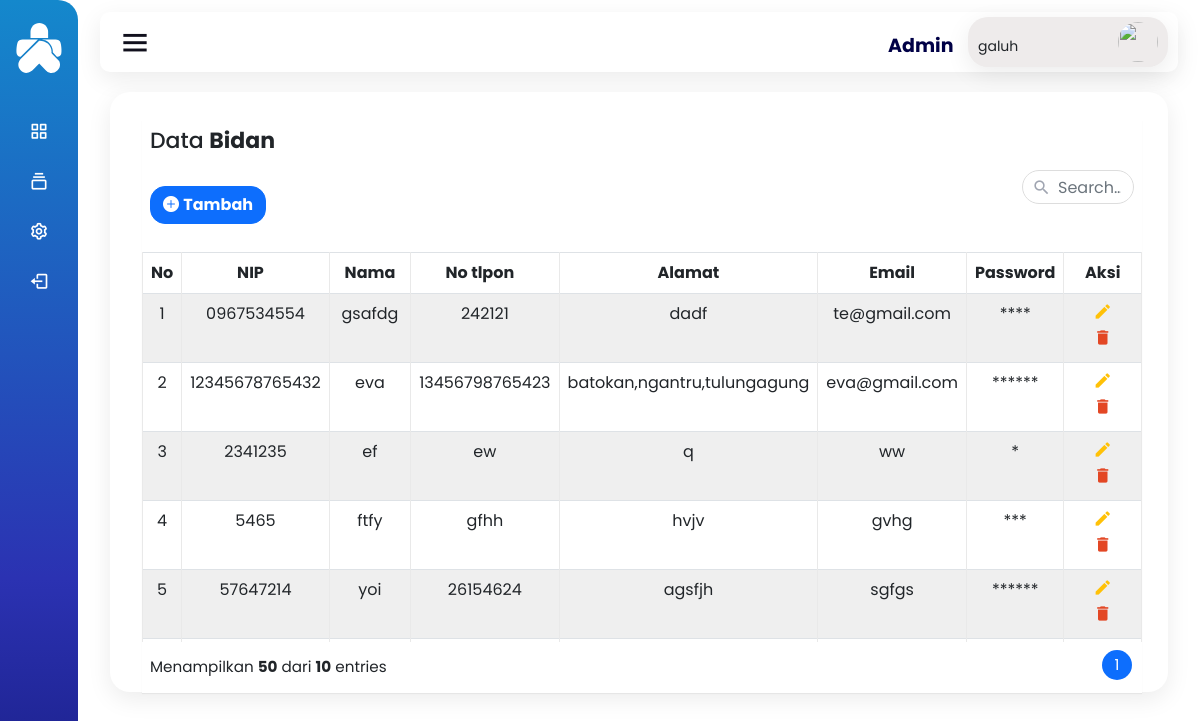
/admin/admin.php?page=databidan (signed in), run on the app's committed database.
### tables this page shows
CREATE TABLE `data_bidan` (
  `NIP` char(18) NOT NULL,
  `Nama` varchar(100) NOT NULL,
  `Alamat` text NOT NULL,
  `No_telp` varchar(16) NOT NULL,
  `Email` varchar(20) NOT NULL,
  `Password` varchar(20) NOT NULL,
  `foto` varchar(60) DEFAULT NULL,
  `status_aktif` varchar(255) NOT NULL
);

### koneksi.php (called while the page is built, shortened)
<?php
$host="localhost";
$user="root";
$pass="";
$database="e-posyandu";
$koneksi=mysqli_connect($host,$user,$pass,$database);
function query($query)
{
  global $koneksi;
  $result = mysqli_query($koneksi, $query);
  $rows = [];
  while ($row = mysqli_fetch_assoc($result)) {
    $rows[] = $row;
  }
  return $rows;
}
$databidan=query("SELECT * FROM `data_bidan`");
?>

### admin/datamaster/databidan.php (the view, shortened to what this page needs)
<?php
$per_page = 50;
$total_rows = count($databidan);
$total_pages = ceil($total_rows / $per_page);
if (isset($_GET['halaman']) && is_numeric($_GET['halaman'])) {
    $current_page = $_GET['halaman'];
} else {
    $current_page = 1;
}
$start = ($current_page - 1) * $per_page;
$end = $start + $per_page;
$datapos_chunk = array_slice($databidan, $start, $per_page);
?>
<div class="framesubmain">
    <div class="tablesubmain">
        <div class="container-xl">
            <div class="table">
                <div class="table-wrapper">
                    <div class="table-title">
                        <h2>Data <b>Bidan</b></h2>
                        <div class="row">
                            <div class="col-sm-8 mt-3">
                                <button type="button" class="btn btn-primary text-white " style="border-radius: 15px;" id="openPopupbidan">
                                    <i class="bi bi-plus-circle-fill" aria-hidden="true"></i>
                                    <b> Tambah</b>
                                </button>
                            </div>
                            <div class="col-sm-4 mt3">
                                <div class="search-box" style="margin-left: 200px;">
                                    <i class="material-icons">&#xE8B6;</i>
                                    <input id="search-input" type="text" class="form-control" placeholder="Search&hellip;">
                                </div>
                            </div>
                        </div>
                    </div>
                    <div class="tableFixHead ">
                        <table id="printdataanak" class="table table-striped table-hover table-bordered">
                            <thead>
                                <tr>
                                    <th>No</th>
                                    <th>NIP <i class="fa fa-sort"></i></th>
                                    <th>Nama</th>
                                    <th>No tlpon<i class="fa fa-sort"></i></th>
                                    <th>Alamat</th>
                                    <th>Email</th>
                                    <th>Password</th>
                                    <th>Aksi</th>
                                </tr>
                            </thead>
                            <tbody>
                                <?php
                                $i = 1;
                                ?>
                                <?php foreach ($datapos_chunk as $row) : ?>
                                    <tr>
                                        <td><?= $i++; ?></td>
                                        <td data-searchable="true"><?= $row["NIP"]; ?></td>
                                        <td data-searchable="true"><?= $row["Nama"]; ?></td>
                                        <td data-searchable="true"><?= $row["No_telp"]; ?></td>
                                        <td data-searchable="true"><?= $row["Alamat"]; ?></td>
                                        <td data-searchable="true"><?= $row["Email"]; ?></td>
                                        <td><?= str_repeat('*', strlen($row["Password"])); ?></td>
                                        <td>
                                            <a class="edit edit_posyan" title="Edit" data-bs-toggle="modal" data-bs-target="#editdataposyan" style="cursor: pointer;"
                                            data-nip="<?= $row["NIP"]; ?>"
                                            data-nam="<?= $row["Nama"]; ?>"
                                            data-ntlpn="<?= $row["No_telp"]; ?>"
                                            data-alm="<?= $row["Alamat"]; ?>"
                                            data-emil="<?= $row["Email"]; ?>"
                                            data-pww="<?= $row["Password"]; ?>"
                                            ><i class="material-icons">&#xE254;</i></a>
                                            <a  href="hapusbidan.php?kd_nip=<?= $row["NIP"]; ?>" class="delete" title="Delete" data-toggle="tooltip"><i class="material-icons">&#xE872;</i></a>
                                        </td>
                                    </tr>
                                <?php endforeach; ?>
                            </tbody>
                        </table>
                    </div>
                    <div class="clearfix">
                    <?php echo "<div class='hint-text'>Menampilkan <b>" . ($end - $start) . "</b> dari <b>$total_rows</b> entries</div>"; ?>
                        <ul class="pagination">
                            <?php
                            for ($page = 1; $page <= $total_pages; $page++) {
                                echo "<li class='page-item";
                                if ($page == $current_page) {
                                    echo " active";
                                }
                                echo "'><a href='admin.php?page=databidan&halaman=" . $page . "' class='page-link'>" . $page . "</a></li>";
                            }
                            ?>
                        </ul>
                    </div>
                </div>
            </div>
        </div>
    </div>
</div>

### assets/css/styleadmin.css (style rules this page uses)
* { margin: 0; padding: 0; box-sizing: border-box; font-family: 'Poppins', sans-serif; }
.framesubmain { padding: 20px; height: auto; width: auto; }

### assets/css/tabeladmin.css (style rules this page uses)
.tablesubmain { padding: 20px; background-color: #ffffff; height: 600px; border-radius: 20px; box-shadow: 0 7px 25px rgba(0, 0, 0, 0.08); }
td { text-align: center; }
.table-wrapper { min-width: 1000px; background: #fff; box-shadow: 0 1px 1px rgba(0,0,0,.05); }
.table-title { padding-bottom: 10px; margin: 0 0 10px; min-width: 100%; }
.table-title h2 { margin: 8px 0 0; font-size: 22px; }
.search-box { position: relative; float: left; }
.search-box input { height: 34px; border-radius: 20px; padding-left: 35px; border-color: #ddd; box-shadow: none; }
.search-box i { color: #a0a5b1; position: absolute; font-size: 19px; top: 8px; left: 10px; }
table.table tr th, table.table tr td { border-color: #e9e9e9; }
table.table-striped tbody tr:nth-of-type(odd) { background-color: #fcfcfc; }
table.table td:last-child { width: 130px; }
table.table td a { color: #a0a5b1; display: inline-block; margin: 0 5px; }
table.table td a.edit { color: #FFC107; }
table.table td a.delete { color: #E34724; }
table.table td i { font-size: 19px; }
.tableFixHead { overflow: auto; height: 390px; }
.tableFixHead thead th { position: sticky; top: 0; z-index: 1; background-color: white; text-align: center; }
.pagination { float: right; margin: 0 0 5px; }
.pagination li a { border: none; font-size: 95%; width: 30px; height: 30px; color: #999; margin: 0 2px; line-height: 30px; border-radius: 30px !important; text-align: center; padding: 0; }
.pagination li.active a { background: #03A9F4; }
.hint-text { float: left; margin-top: 6px; font-size: 95%; }

### data on the page
data_bidan: NIP "0967534554", Nama "gsafdg", No_telp "242121", Alamat "dadf", Email "te@gmail.com", Password "****"
data_bidan: NIP "12345678765432", Nama "eva", No_telp "13456798765423", Alamat "batokan,ngantru,tulungagung", Email "eva@gmail.com", Password "******"
data_bidan: NIP "2341235", Nama "ef", No_telp "ew", Alamat "q", Email "ww", Password "*"
data_bidan: NIP "5465", Nama "ftfy", No_telp "gfhh", Alamat "hvjv", Email "gvhg", Password "***"
data_bidan: NIP "57647214", Nama "yoi", No_telp "26154624", Alamat "agsfjh", Email "sgfgs", Password "******"

### other printed values
$end - $start "50"
$total_rows "10"
